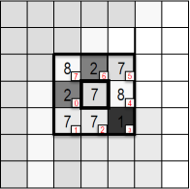
#> input picture Computer_Vision_I/TPs/TP4/images/Imagen1.png, 190 x 189 px
$ jupyter execute TP4.ipynb   (shell and % lines are left out)
#> lines starting #> are read from the running program, lines starting #| are printed output that depends on the picture
# TP4 GaboG

Para las imágenes suministradas:

1. Implementar un extractor de características LBP básico (sin uniformidad, 8 vecinos)
2. Realizar el histograma de características LBP de la imagen
3. Comparar los histogramas

[cell 1]
#Si queremos que las imágenes sean mostradas en una ventana emergente quitar el inline
#matplotlib

# OpenCV-Python utiliza NumPy para el manejo de imágenes
import numpy as np
import cv2 as cv
import matplotlib.pyplot as plt
import seaborn as sns

[cell 2]
def convert_gray(img_in):
    return cv.cvtColor(img_in, cv.COLOR_BGR2GRAY)

[cell 3]
def lbp(gray_img):

    #Init lbp matrix with zeros and shape rows x columns
    lbp = np.zeros((gray_img.shape[0], gray_img.shape[1]))

    # anti-clockwise neighbours
    h_idx = np.array([-1, -1,  0,  1,  1,  1,  0, -1])
    v_idx = np.array([ 0, -1, -1, -1,  0,  1,  1,  1])

    # Implement LBP Algorithm
    for x in range(1, gray_img.shape[1] - 1):
        for y in range(1, gray_img.shape[0] - 1):
            center = gray_img[y, x]
            nbh = gray_img[v_idx + y, h_idx + x]
            lbp[y, x] = np.sum(np.multiply([2**i for i in range(0,8)], (nbh >= center)))

    #Crop the borders
    lbp = lbp[1:-1, 1:-1]

    return lbp

[cell 4]
# Creamos una lista con todas las imágenes

images = []
images.append(cv.imread('images/Imagen1.png'))
images.append(cv.imread('images/Imagen2.png'))
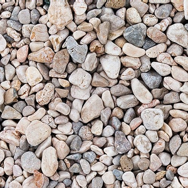
#> input picture Computer_Vision_I/TPs/TP4/images/Imagen2.png, 188 x 188 px
images.append(cv.imread('images/Imagen3.png'))
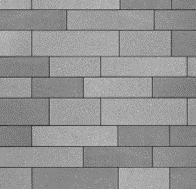
#> input picture Computer_Vision_I/TPs/TP4/images/Imagen3.png, 196 x 189 px
images.append(cv.imread('images/Imagen4.png'))
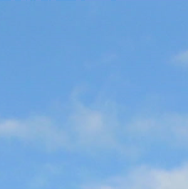
#> input picture Computer_Vision_I/TPs/TP4/images/Imagen4.png, 188 x 189 px
images.append(cv.imread('images/Imagen5.png'))
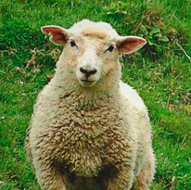
#> input picture Computer_Vision_I/TPs/TP4/images/Imagen5.png, 191 x 190 px

# Pasamos las imágenes a escala de grises
images_gray = [convert_gray(img) for img in images]
#> in convert_gray (call 5), `return cv.cvtColor(img_in, cv.COLOR_BGR2GRAY)`:
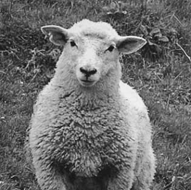
#> returned value: shape (190, 191); min 12, max 247, mean 110.7
#> images_gray = 5 items

[cell 5]
fig = plt.figure(figsize=(20,10))
c=1
for i in images_gray:
    plt.subplot(1, 5, c)
    plt.title(f'Imagen: {c}')
    ax = plt.imshow(i, cmap='gray')
    c += 1
#> this loop made 5 passes
#> after the loop, c = 6

[cell 6]
# Perform lbp calculation and getting lbp images

images_lbp = [lbp(img) for img in images_gray]
#> in lbp (call 2), `lbp = np.zeros((gray_img.shape[0], gray_img.shape[1]))`: lbp: shape (188, 188) float64; every value is 0
#> in lbp (call 3), `lbp = np.zeros((gray_img.shape[0], gray_img.shape[1]))`: lbp: shape (189, 196) float64; every value is 0
#> in lbp (call 4), `lbp = np.zeros((gray_img.shape[0], gray_img.shape[1]))`: lbp: shape (189, 188) float64; every value is 0
#> after the loop in lbp (call 4), `for x in range(1, gray_img.shape[1] - 1):`:
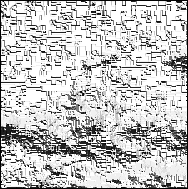
#> lbp: shape (189, 188) float64; min 0, max 255, mean 195.4
#> in lbp (call 5), `lbp = np.zeros((gray_img.shape[0], gray_img.shape[1]))`: lbp: shape (190, 191) float64; every value is 0
#> after the loop in lbp (call 5), `for x in range(1, gray_img.shape[1] - 1):`:
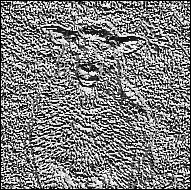
#> lbp: shape (190, 191) float64; min 0, max 255, mean 125.8
#> in lbp (call 5), `lbp = lbp[1:-1, 1:-1]`:
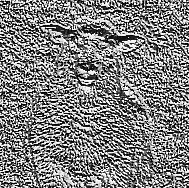
#> lbp: shape (188, 189) float64; min 0, max 255, mean 128.5
#> images_lbp = 5 items

fig = plt.figure(figsize=(20,5))
c=1
for i in images_lbp:
    plt.subplot(1, 5, c)
    plt.title(f'LBP Imagen: {c}')
    ax = plt.imshow(i, cmap='gray')
    c += 1
#> after the loop, c = 6

2.

[cell 7]
# Histogram plots
fig = plt.figure(figsize=(20,5))
c=1
for i in range(len(images_lbp)):
    plt.subplot(1, 5, c)
    plt.title(f'LBP Imagen: {c} hist')
    plt.hist(images_lbp[i].ravel(), bins = 32)
    c += 1
#> after the loop, c = 6
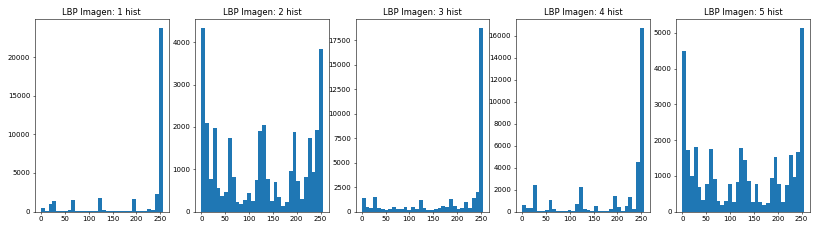
#> figure drawn by matplotlib, 5 panels; panel 1: tallest bar 23795 high, from x = 247 to 255; panel 2: tallest bar 4332 high, from x = 0 to 7.97; panel 3: tallest bar 18742 high, from x = 247 to 255; panel 4: tallest bar 16681 high, from x = 247 to 255

3.

[cell 8]
# Comparing histograms using correlation index between them

# Create a list with the hist values per image
hist_list = []

np.float32
for i in range(len(images_lbp)):
    hist_list.append(np.float32(np.histogram(images_lbp[i], density=True, bins=256)[0]))
#> after the loop, hist_list = 5 items

# Calculate correlation index
data = []
for i in range(len(images_lbp)):
    for j in range(len(images_lbp)):
        data.append(cv.compareHist(np.float32(hist_list[i]), np.float32(hist_list[j]), cv.HISTCMP_CORREL))
#> after the loop, data = 25 values, max 1 at index 0, min 0.504 at index 1, mean 0.797

# Reshaping array to 5x5 Matrix
lbp_matrix_corr = np.array(data).reshape(5,5)
#> lbp_matrix_corr = [[1, 0.504, 0.99, 0.982, 0.631], [0.504, 1, 0.537, 0.56, 0.942], [0.99, 0.537, 1, 0.979, 0.665], [0.982, 0.56, 0.979, 1, 0.676], [0.631, 0.942, 0.665, 0.676, 1]]

[cell 9]
# Plotting correlation heatmap
labels = ['Imagen1','Imagen2','Imagen3','Imagen4','Imagen5']
plt.figure(figsize=(10, 4))
mask = np.triu(np.ones_like(lbp_matrix_corr))
#> mask = [[1, 1, 1, 1, 1], [0, 1, 1, 1, 1], [0, 0, 1, 1, 1], [0, 0, 0, 1, 1], [0, 0, 0, 0, 1]]
heatmap = sns.heatmap(lbp_matrix_corr, mask=mask, vmin=-1, vmax=1, annot=True, cmap='BrBG', xticklabels=labels, yticklabels=labels)
heatmap.set_title(f' LBP Images correlation heatmap', fontdict={'fontsize':18}, pad=16)
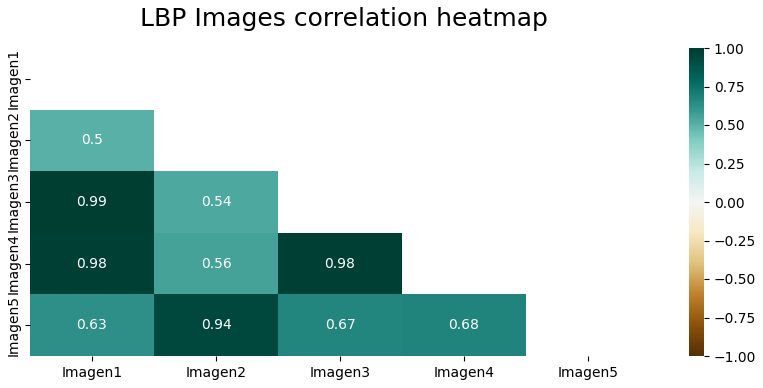
#> figure drawn by matplotlib, 2 panels
